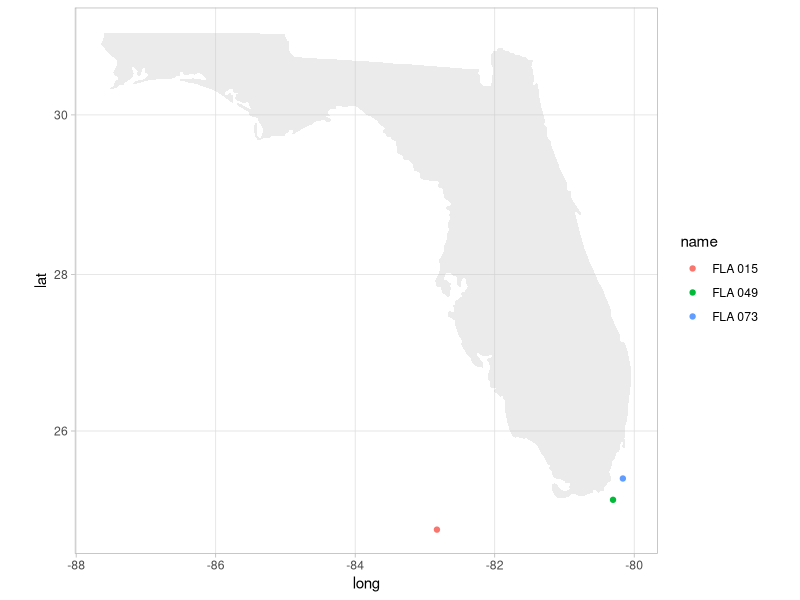

Source code (R): (Note: this script raises an error after producing the figure.)
# code for figure 1A (Doesn't work. Used photoshop instead)
library(ggplot2)
library(maps)
library(mapproj)

stt <- data.frame(name = c("Brewer's Bay", "Black Point", "Flat Cay"), # change these names!
                  lat = c(18.343027, 18.344616, 18.316767),
                  lon = c(-64.980451, -64.986030, -64.987961))
fla <- data.frame(name = c("FLA 015", "FLA 049", "FLA 073"), # change these names!
                  lat = c(24.722388, 25.110120, 25.386340),
                  lon = c(-82.828323, -80.303820, -80.162940))
stt.bg <- map_data("world", region = "Virgin Islands", subregion = "US")
fla.bg <- map_data("state", region = "florida")

stt.map <- ggplot() +
  geom_polygon(data=stt.bg, aes(x=long, y=lat, group=group), fill="grey", alpha=0.3) +
  geom_point(data=stt, aes(x=lon, y=lat, color=name)) +
  coord_map() +
  theme_light()

#fla.map
ggplot() +
  geom_polygon(data=fla.bg, aes(x=long, y=lat, group=group), fill="grey", alpha=0.3) +
  geom_point(data=fla, aes(x=lon, y=lat, color=name)) +
  coord_map() +
  theme_light()

ggplot() +
  geom_polygon(data = map_data("world"), aes(x=long, y=lat, group=group), fill="green", alpha=1) +
  coord_map(xlim=c(-84,-50), ylim=c(15,30)) +
  geom_point(data = bind_rows(stt, fla), aes(x=lon, y=lat, color=name)) +
  theme_light()
